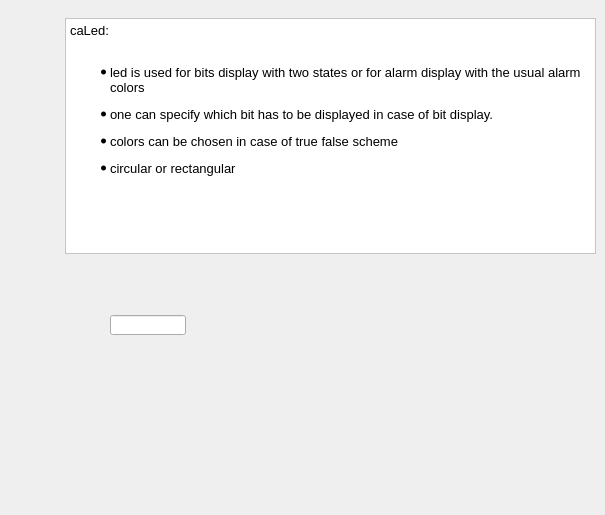
      <widget class="QWidget" name="tab_10">
       <attribute name="title">
        <string>caLed</string>
       </attribute>
       <widget class="QTextEdit" name="textEdit_7">
        <property name="geometry">
         <rect>
          <x>65</x>
          <y>18</y>
          <width>531</width>
          <height>236</height>
         </rect>
        </property>
        <property name="styleSheet">
         <string notr="true">
QWidget {background: white;} </string>
        </property>
        <property name="html">
         <string>&lt;!DOCTYPE HTML PUBLIC &quot;-//W3C//DTD HTML 4.0//EN&quot; &quot;http://www.w3.org/TR/REC-html40/strict.dtd&quot;&gt;
&lt;html&gt;&lt;head&gt;&lt;meta name=&quot;qrichtext&quot; content=&quot;1&quot; /&gt;&lt;style type=&quot;text/css&quot;&gt;
p, li { white-space: pre-wrap; }
&lt;/style&gt;&lt;/head&gt;&lt;body style=&quot; font-family:'Sans Serif'; font-size:10pt; font-weight:400; font-style:normal;&quot;&gt;
&lt;p style=&quot; margin-top:0px; margin-bottom:0px; margin-left:0px; margin-right:0px; -qt-block-indent:0; text-indent:0px;&quot;&gt;caLed: &lt;/p&gt;
&lt;p style=&quot;-qt-paragraph-type:empty; margin-top:0px; margin-bottom:0px; margin-left:0px; margin-right:0px; -qt-block-indent:0; text-indent:0px;&quot;&gt;&lt;br /&gt;&lt;/p&gt;
&lt;ul style=&quot;margin-top: 0px; margin-bottom: 0px; margin-left: 0px; margin-right: 0px; -qt-list-indent: 1;&quot;&gt;&lt;li style=&quot; margin-top:12px; margin-bottom:0px; margin-left:0px; margin-right:0px; -qt-block-indent:0; text-indent:0px;&quot;&gt;led is used for bits display with two states or for alarm display with the usual alarm colors&lt;/li&gt;
&lt;li style=&quot; margin-top:12px; margin-bottom:0px; margin-left:0px; margin-right:0px; -qt-block-indent:0; text-indent:0px;&quot;&gt;one can specify which bit has to be displayed in case of bit display.&lt;/li&gt;
&lt;li style=&quot; margin-top:12px; margin-bottom:0px; margin-left:0px; margin-right:0px; -qt-block-indent:0; text-indent:0px;&quot;&gt;colors can be chosen in case of true false scheme&lt;/li&gt;
&lt;li style=&quot; margin-top:12px; margin-bottom:0px; margin-left:0px; margin-right:0px; -qt-block-indent:0; text-indent:0px;&quot;&gt;circular or rectangular&lt;/li&gt;&lt;/ul&gt;
&lt;p style=&quot;-qt-paragraph-type:empty; margin-top:12px; margin-bottom:0px; margin-left:0px; margin-right:0px; -qt-block-indent:1; text-indent:0px;&quot;&gt;&lt;br /&gt;&lt;/p&gt;
&lt;p style=&quot;-qt-paragraph-type:empty; margin-top:0px; margin-bottom:0px; margin-left:0px; margin-right:0px; -qt-block-indent:0; text-indent:0px;&quot;&gt;&lt;br /&gt;&lt;/p&gt;&lt;/body&gt;&lt;/html&gt;</string>
        </property>
       </widget>
       <widget class="caLed" name="caled">
        <property name="geometry">
         <rect>
          <x>305</x>
          <y>300</y>
          <width>41</width>
          <height>41</height>
         </rect>
        </property>
       </widget>
       <widget class="caLed" name="caLed_1">
        <property name="enabled">
         <bool>true</bool>
        </property>
        <property name="geometry">
         <rect>
          <x>405</x>
          <y>310</y>
          <width>30</width>
          <height>30</height>
         </rect>
        </property>
        <property name="rectangular">
         <bool>false</bool>
        </property>
        <property name="gradientEnabled">
         <bool>true</bool>
        </property>
        <property name="linearGradient">
         <bool>false</bool>
        </property>
        <property name="scaleContents">
         <bool>true</bool>
        </property>
        <property name="channel" stdset="0">
         <string notr="true">QTDM:COUNT:1</string>
        </property>
        <property name="bitNr">
         <number>1</number>
        </property>
        <property name="falseColor">
         <color>
          <red>0</red>
          <green>255</green>
          <blue>0</blue>
         </color>
        </property>
        <property name="trueColor">
         <color>
          <red>255</red>
          <green>0</green>
          <blue>0</blue>
         </color>
        </property>
       </widget>
       <widget class="caLed" name="caLed_2">
        <property name="geometry">
         <rect>
          <x>230</x>
          <y>310</y>
          <width>31</width>
          <height>31</height>
         </rect>
        </property>
        <property name="scaleContents">
         <bool>true</bool>
        </property>
        <property name="channel" stdset="0">
         <string notr="true">QTDM:COUNT:1</string>
        </property>
        <property name="bitNr">
         <number>0</number>
        </property>
        <property name="falseColor">
         <color>
          <red>160</red>
          <green>160</green>
          <blue>164</blue>
         </color>
        </property>
        <property name="trueColor">
         <color>
          <red>0</red>
          <green>255</green>
          <blue>0</blue>
         </color>
        </property>
       </widget>
       <widget class="caLineEdit" name="calineedit_5">
        <property name="geometry">
         <rect>
          <x>110</x>
          <y>315</y>
          <width>76</width>
          <height>20</height>
         </rect>
        </property>
        <property name="channel" stdset="0">
         <string notr="true">QTDM:COUNT:1</string>
        </property>
        <property name="background">
         <color>
          <red>0</red>
          <green>255</green>
          <blue>255</blue>
         </color>
        </property>
        <property name="colorMode">
         <enum>caLineEdit::Static</enum>
        </property>
        <property name="precisionMode">
         <enum>caLineEdit::User</enum>
        </property>
        <property name="unitsEnabled">
         <bool>true</bool>
        </property>
       </widget>
       <widget class="caLed" name="caLed_3">
        <property name="enabled">
         <bool>true</bool>
        </property>
        <property name="geometry">
         <rect>
          <x>475</x>
          <y>310</y>
          <width>30</width>
          <height>30</height>
         </rect>
        </property>
        <property name="rectangular">
         <bool>true</bool>
        </property>
        <property name="gradientEnabled">
         <bool>false</bool>
        </property>
        <property name="linearGradient">
         <bool>false</bool>
        </property>
        <property name="scaleContents">
         <bool>true</bool>
        </property>
        <property name="channel" stdset="0">
         <string notr="true">QTDM:COUNT:1</string>
        </property>
        <property name="bitNr">
         <number>1</number>
        </property>
        <property name="falseColor">
         <color>
          <red>0</red>
          <green>255</green>
          <blue>0</blue>
         </color>
        </property>
        <property name="trueColor">
         <color>
          <red>255</red>
          <green>0</green>
          <blue>0</blue>
         </color>
        </property>
       </widget>
       <widget class="caLed" name="caLed_4">
        <property name="enabled">
         <bool>true</bool>
        </property>
        <property name="geometry">
         <rect>
          <x>535</x>
          <y>310</y>
          <width>30</width>
          <height>30</height>
         </rect>
        </property>
        <property name="rectangular">
         <bool>true</bool>
        </property>
        <property name="gradientEnabled">
         <bool>true</bool>
        </property>
        <property name="linearGradient">
         <bool>true</bool>
        </property>
        <property name="scaleContents">
         <bool>true</bool>
        </property>
        <property name="channel" stdset="0">
         <string notr="true">QTDM:COUNT:1</string>
        </property>
        <property name="bitNr">
         <number>1</number>
        </property>
        <property name="falseColor">
         <color>
          <red>0</red>
          <green>255</green>
          <blue>0</blue>
         </color>
        </property>
        <property name="trueColor">
         <color>
          <red>255</red>
          <green>0</green>
          <blue>0</blue>
         </color>
        </property>
       </widget>
       <widget class="caLed" name="caled_2">
        <property name="geometry">
         <rect>
          <x>235</x>
          <y>395</y>
          <width>36</width>
          <height>32</height>
         </rect>
        </property>
        <property name="rectangular">
         <bool>true</bool>
        </property>
        <property name="gradientEnabled">
         <bool>false</bool>
        </property>
        <property name="ledWidth">
         <number>30</number>
        </property>
        <property name="ledHeight">
         <number>30</number>
        </property>
        <property name="linearGradient">
         <bool>false</bool>
        </property>
        <property name="scaleContents">
         <bool>false</bool>
        </property>
        <property name="channel" stdset="0">
         <string notr="true">QTDM:TEST:AO</string>
        </property>
        <property name="colorMode">
         <enum>caLed::Alarm</enum>
        </property>
       </widget>
       <widget class="caNumeric" name="canumeric_5">
        <property name="geometry">
         <rect>
          <x>295</x>
          <y>395</y>
          <width>186</width>
          <height>106</height>
         </rect>
        </property>
        <property name="integerDigits" stdset="0">
         <number>3</number>
        </property>
        <property name="decimalDigits" stdset="0">
         <number>0</number>
        </property>
        <property name="channel" stdset="0">
         <string notr="true">QTDM:TEST:AO</string>
        </property>
        <property name="foreground">
         <color>
          <red>255</red>
          <green>255</green>
          <blue>0</blue>
         </color>
        </property>
        <property name="background">
         <color>
          <red>0</red>
          <green>85</green>
          <blue>255</blue>
         </color>
        </property>
        <property name="precisionMode">
         <enum>caNumeric::User</enum>
        </property>
       </widget>
       <widget class="caCircularGauge" name="cacirculargauge_4">
        <property name="geometry">
         <rect>
          <x>105</x>
          <y>395</y>
          <width>111</width>
          <height>111</height>
         </rect>
        </property>
        <property name="minValue">
         <double>0.000000000000000</double>
        </property>
        <property name="lowError">
         <double>0.000000000000000</double>
        </property>
        <property name="lowWarning">
         <double>0.000000000000000</double>
        </property>
        <property name="highError">
         <double>5.000000000000000</double>
        </property>
        <property name="maxValue">
         <double>5.000000000000000</double>
        </property>
        <property name="externalLimitsEnabled" stdset="0">
         <bool>true</bool>
        </property>
        <property name="colorMode">
         <enum>EAbstractGauge::COLORBAR</enum>
        </property>
        <property name="valueFormat">
         <string>%.0f</string>
        </property>
        <property name="numMajorTicks">
         <number>6</number>
        </property>
        <property name="numMinorTicks">
         <number>10</number>
        </property>
        <property name="channel" stdset="0">
         <string notr="true">QTDM:TEST:AO</string>
        </property>
       </widget>
      </widget>
